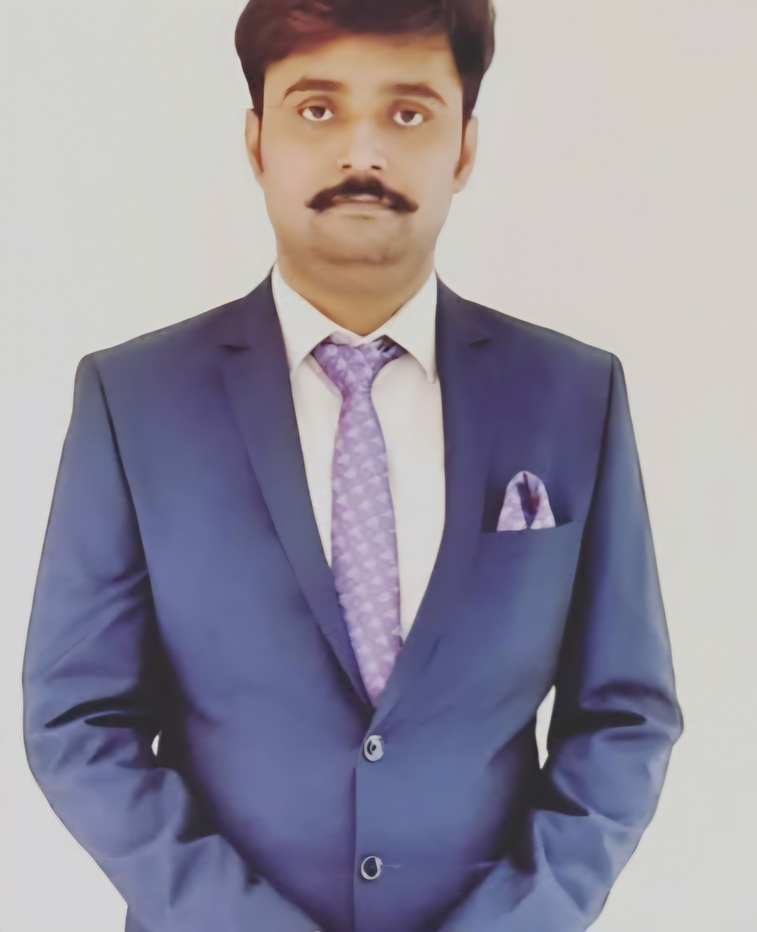
#> input picture 10_Image_Processing/balmukund_pic.jpg, 757 x 932 px, shrunk from 1830 x 2252 before the run
$ jupyter execute edge_detection.ipynb
#> lines starting #> are read from the running program, lines starting #| are printed output that depends on the picture
[cell 1]
import cv2
import numpy as np
import matplotlib.pyplot as plt
import seaborn as sns

im = cv2.imread("balmukund_pic.jpg")
#> im is the input picture: shape (932, 757, 3); mean B, G, R 159.7, 146.3, 150.2

print("orginal image")

# Show the result
#plt.figure(figsize=(12, 6))

#plt.subplot(1, 3, 1)
plt.title('Original Image')
#sns.plot(im)
plt.imshow(cv2.cvtColor(im, cv2.COLOR_BGR2RGB))

# plt.plot(im)
plt.show()
print(im)
#> (printed output is left out)

[cell 2]
blured_im = cv2.GaussianBlur(im, (3,3), sigmaX= 2)


plt.title(label="blurred image")
plt.imshow(cv2.cvtColor(blured_im, cv2.COLOR_BGR2RGB))
plt.show()

blured_im

[cell 3]
gray_scale_image = cv2.cvtColor(blured_im, cv2.COLOR_RGB2GRAY)
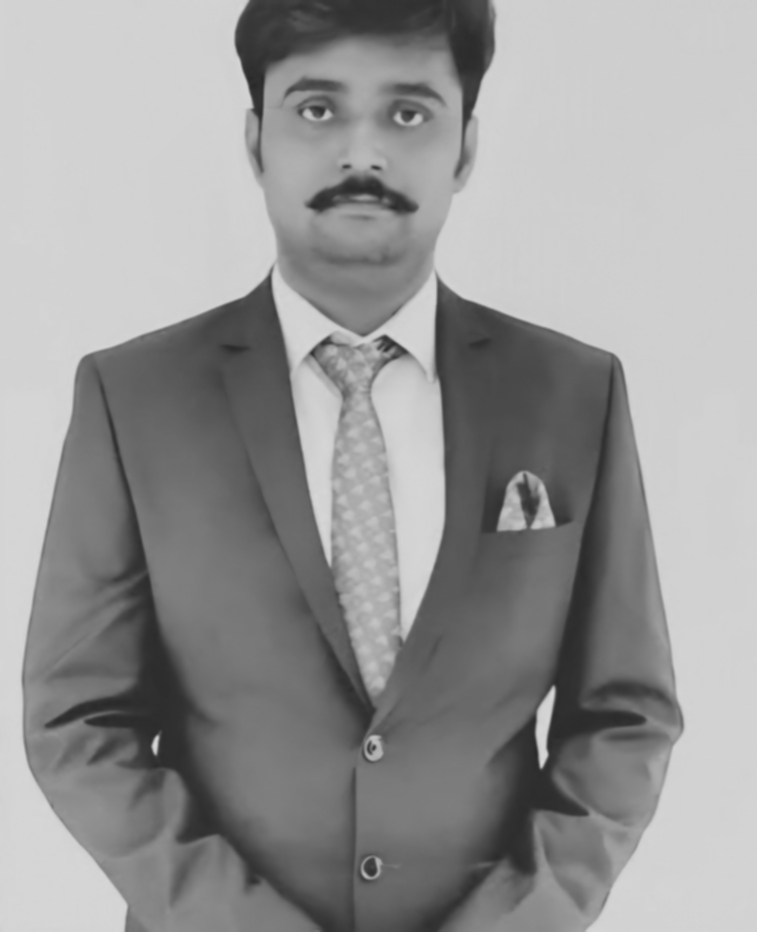
#> gray_scale_image: shape (932, 757); min 40, max 216, mean 150.8

plt.title(label="grayscale image")
plt.imshow(gray_scale_image)
plt.show()

[cell 4]
gray_scale_image.shape
#> Out = (932, 757)

[cell 5]
blured_im.shape
#> Out = (932, 757, 3)
